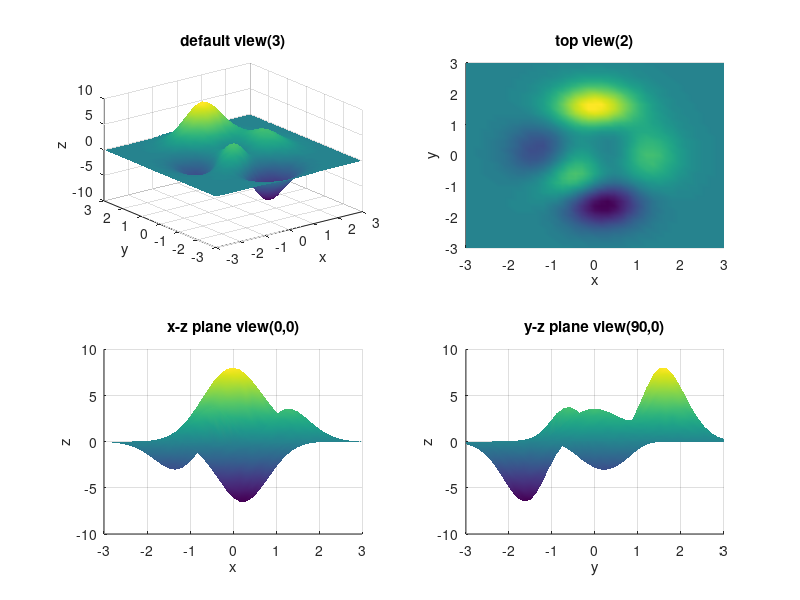

Reproduce this figure in MATLAB.
% Day 081 · The view Command, Colormaps, Shading and Lighting — The same surface from four views
% Run: open this file in MATLAB and press Run (or type example_1 in the Command Window)

[X, Y] = meshgrid(-3:0.15:3);
Z = peaks(X, Y);
views = [-37.5 30; 0 90; 0 0; 90 0];
names = {'default view(3)', 'top view(2)', 'x-z plane view(0,0)', 'y-z plane view(90,0)'};
for k = 1:4
    subplot(2, 2, k)
    surf(X, Y, Z); shading interp
    view(views(k, 1), views(k, 2)); title(names{k})
    xlabel('x'); ylabel('y'); zlabel('z')
end
